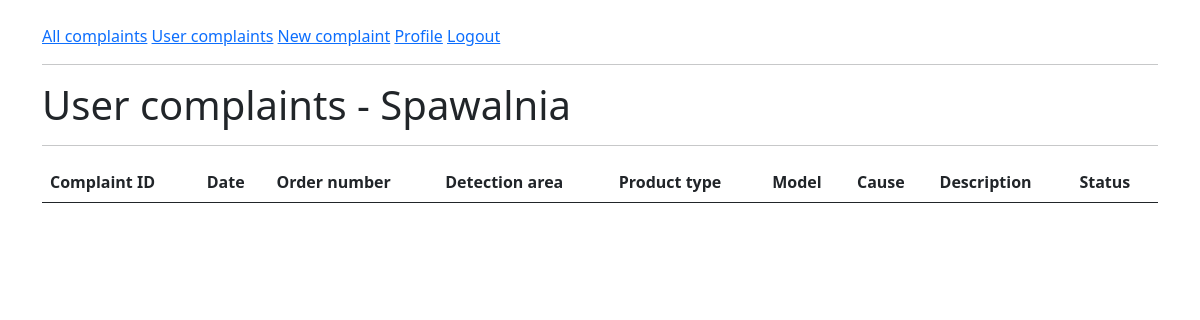
/user_complaints/Spawalnia (signed in), run on an earlier commit of the app's database.
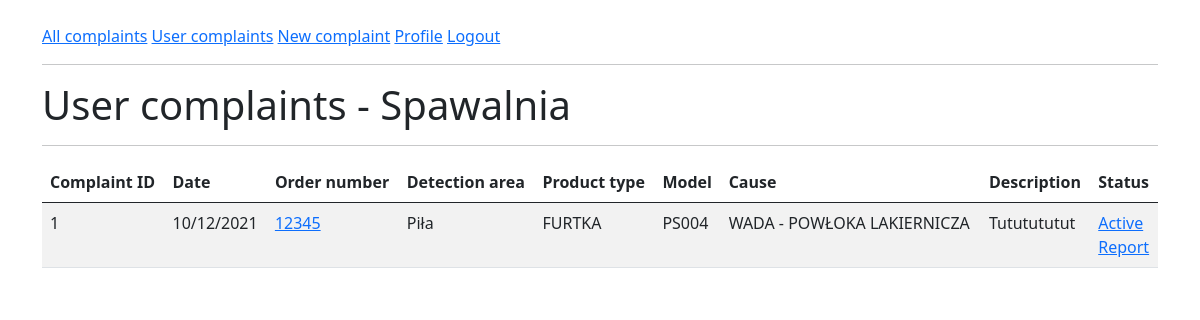
And on a later commit of the database.
### app/models.py (models this page shows, shortened)
class InCom(db.Model):
    id = db.Column(db.Integer, primary_key=True)
    user_id = db.Column(db.Integer(), db.ForeignKey('user.id'))
    timestamp = db.Column(db.DateTime, index=True, default=datetime.utcnow)
    order_number = db.Column(db.String(140))
    product_type = db.Column(db.String(140))
    model = db.Column(db.String(140))
    cause = db.Column(db.String(140))
    detection_area = db.Column(db.String(140))
    description = db.Column(db.String(140))
    complaint_status = db.Column(db.String(140), default='Active')

### app/routes.py (the view)
@app.route('/user_complaints/<username>')
@login_required
def user_complaints(username):
    user = User.query.filter_by(username=username).first_or_404()
    user_complaints_query = InCom.query.filter_by(user_id=current_user.id).order_by(InCom.id.desc()).all()
    for complaint in user_complaints_query:
        complaint.order_link = f'https://zamowienia.konsport.com.pl/pl/zamowienia/pdf/' \
                               f'{complaint.order_number}/zamowienie/false'
        complaint.timestamp = complaint.timestamp.replace(tzinfo=timezone.utc).astimezone(tz=None).strftime(
            '%d/%m/%Y')
    return render_template('user_complaints.html', user=user, title=f'User complaints - {username}',
                           user_complaints=user_complaints_query)

### app/models.py (called while the page is built)
@login.user_loader
def load_user(id):
    return User.query.get(int(id))

### app/templates/user_complaints.html
{% extends "base.html" %}
{% block content %}
  <table id="data" class="table table-striped">
    <thead>
      <tr>
        <th>Complaint ID</th>
        <th>Date</th>
        <th>Order number</th>
        <th>Detection area</th>
        <th>Product type</th>
        <th>Model</th>
        <th>Cause</th>
        <th>Description</th>
        <th>Status</th>
      </tr>
    </thead>
    <tbody>
      {% for complaint in user_complaints %}
        <tr>
          <td>{{ complaint.id }}</td>
          <td>{{ complaint.timestamp }}</td>
          <td><a href="{{ complaint.order_link }}">{{ complaint.order_number }}</a></td>
          <td>{{ complaint.detection_area }}</td>
          <td>{{ complaint.product_type }}</td>
          <td>{{ complaint.model }}</td>
          <td>{{ complaint.cause }}</td>
          <td>{{ complaint.description }}</td>
          <td><a href="{{ url_for('change_status', reg_id=complaint.id) }}">{{ complaint.complaint_status }}</a><br>
            <a href="{{ url_for('get_report', id_to_report=complaint.id) }}">Report</a>
          </td>
        </tr>
      {% endfor %}
    </tbody>
  </table>
{% endblock %}

### app/templates/base.html (shortened to what this page needs)
<!doctype html>
<html>
  <head>
    <link href="https://cdn.jsdelivr.net/npm/bootstrap@5.0.1/dist/css/bootstrap.min.css" rel="stylesheet">
    <link rel="stylesheet" type="text/css" href="https://cdn.datatables.net/1.10.25/css/dataTables.bootstrap5.css">
  </head>
  <body>
    <div class="container">
      <br>
        <div>
          <a href="{{ url_for('all_complaints') }}">All complaints</a>
          {% if current_user.is_anonymous %}
          <a href="{{ url_for('login') }}">Login</a>
          {% else %}
          <a href="{{ url_for('user_complaints', username=current_user.username) }}">User complaints</a>
          <a href="{{ url_for('new_complaint')}}">New complaint</a>
          <a href="{{ url_for('profile', username=current_user.username) }}">Profile</a>
          <a href="{{ url_for('logout') }}">Logout</a>
          {% endif %}
        </div>
        <hr>
        <h1>{{ title }}</h1>
        <hr>
        {% block content %}{% endblock %}
    </div>
  </body>
</html>

What changed in the data, as far as the page shows it:
added InCom: id "1", timestamp "10/12/2021", order_number "12345", detection_area "Piła", product_type "FURTKA", model "PS004", cause "WADA - POWŁOKA LAKIERNICZA", description "Tututututut", complaint_status "Active"
